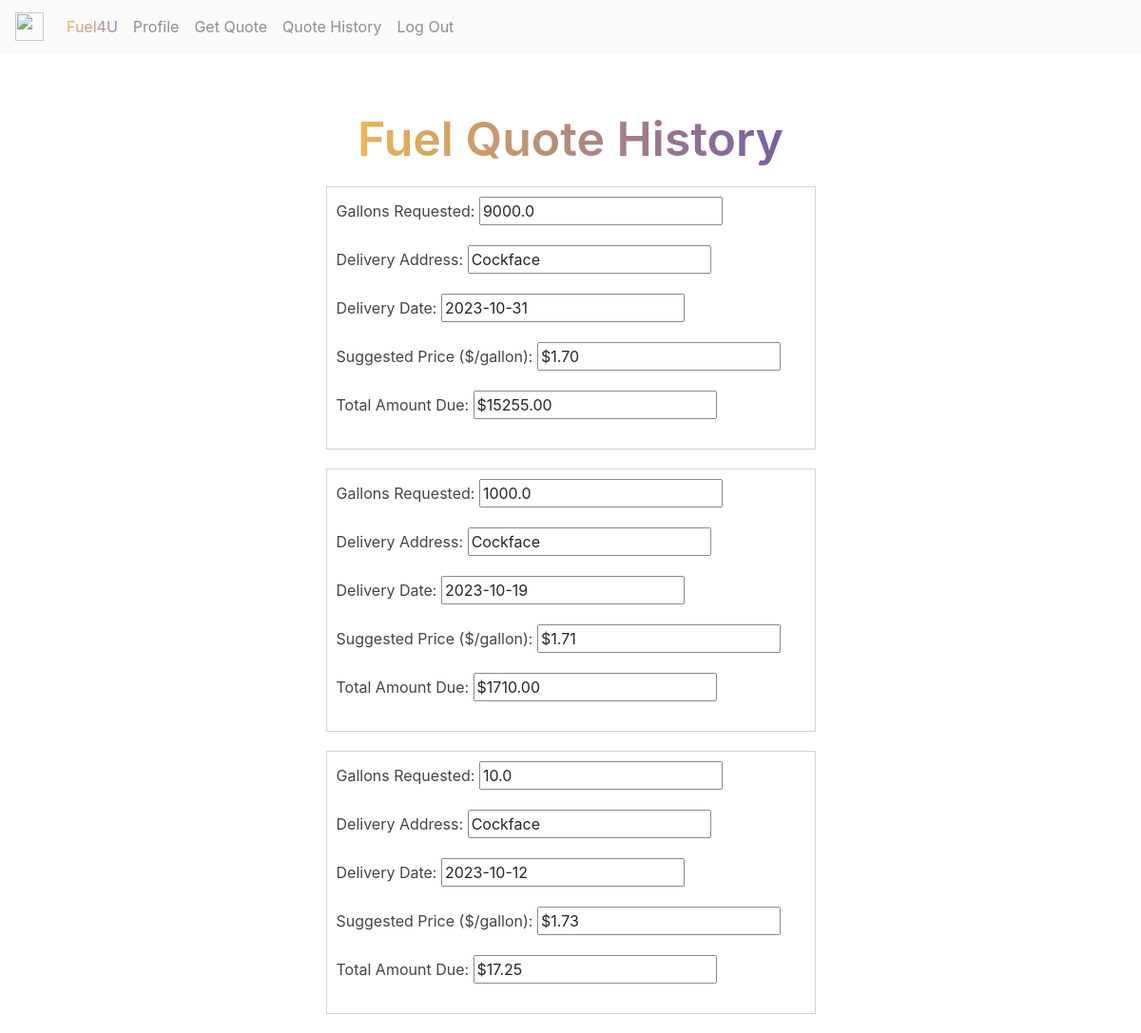
Screenshot of /quote_history (signed in) with the database file from the repository.
### website/models.py (models this page shows, shortened)
class Quote(db.Model):
    id = db.Column(db.Integer, primary_key=True)
    gallons_requested = db.Column(db.Float, nullable=False)
    delivery_date = db.Column(db.Date, nullable=False)
    suggested_price = db.Column(db.Float)
    total_amount_due = db.Column(db.Float)
    state = db.Column(db.String(2))
    address = db.Column(db.String(150))
    user_id = db.Column(db.Integer, db.ForeignKey('user.id'), nullable=False)
    user = db.relationship('User', back_populates="quotes")

### website/views.py (the view)
@views.route('/quote_history')
def quotehistory():
    return render_template("quotehistory.html", user=current_user)

### website/__init__.py (called while the page is built)
def create_app():
    app = Flask(__name__)
    app.config['SECRET_KEY'] = 'hjshjhdjah kjshkjdhjs'
    app.config['SQLALCHEMY_DATABASE_URI'] = f'sqlite:///{DB_NAME}'
    db.init_app(app)
    from .views import views
    from .auth import auth
    app.register_blueprint(views, url_prefix='/')
    app.register_blueprint(auth, url_prefix='/')
    from .models import User, Quote
    with app.app_context():
        db.create_all()
    login_manager = LoginManager()
    login_manager.login_view = 'auth.login'
    login_manager.init_app(app)
    @login_manager.user_loader
    def load_user(user_id):
        return User.query.filter_by(username=user_id).first()
    return app

### website/templates/quotehistory.html
{% extends "base.html" %} {% block title %}Quote History{% endblock %}
{% block content %}
<div style="padding: 20px; margin: 0 auto; margin-top: 40px; background-color: white; opacity: 85%; width: 50%;">
    <h3 align="center">Fuel Quote History</h3>
    {% for quote in user.quotes[::-1] %}
    <form method="GET" style="margin-top: 20px; border: 1px solid #ccc; padding: 10px;">
        <div class="form-group">
            <label for="gallonsRequested{{ loop.index }}">Gallons Requested:</label>
            <input type="text" id="gallonsRequested{{ loop.index }}" name="gallonsRequested{{ loop.index }}" readonly value="{{ quote.gallons_requested }}">
        </div>
        <div class="form-group">
            <label for="deliveryAddress{{ loop.index }}">Delivery Address:</label>
            <input type="text" id="deliveryAddress{{ loop.index }}" name="deliveryAddress{{ loop.index }}" readonly value="{{ quote.address }}">
        </div>
        <div class="form-group">
            <label for="deliveryDate{{ loop.index }}">Delivery Date:</label>
            <input type="text" id="deliveryDate{{ loop.index }}" name="deliveryDate{{ loop.index }}" readonly value="{{ quote.delivery_date }}">
        </div>
        <div class="form-group">
            <label for="suggestedPrice{{ loop.index }}">Suggested Price ($/gallon):</label>
            <input type="text" id="suggestedPrice{{ loop.index }}" name="suggestedPrice{{ loop.index }}" readonly value="{{ '$' + '%0.2f'|format(quote.suggested_price) }}">
        </div>
        <div class="form-group">
            <label for="totalAmount{{ loop.index }}">Total Amount Due:</label>
            <input type="text" id="totalAmount{{ loop.index }}" name="totalAmount{{ loop.index }}" readonly value="{{ '$' + '%0.2f'|format(quote.total_amount_due) }}">
        </div>
    </form>
    {% endfor %}
</div>
{% endblock %}

### website/templates/base.html (shortened to what this page needs)
<!DOCTYPE html>
<html>
    <head>
        <link rel="stylesheet" href="{{ url_for('static', filename='/bootstrap.css')}}">
    </head>
    <body>
        <nav class="navbar navbar-expand-lg navbar-light bg-light" style="opacity: 85%;">
            <a class="navbar-brand" href="/">
                <img src="{{ url_for('static', filename='jetlogo.png')}}" width="30" height="30" class="d-inline-block align-top" alt="">
            </a>
            <div class="collapse navbar-collapse" id="navbarNav">
              <ul class="navbar-nav">
                <li class="nav-item">
                  <a class="nav-link" href="/" style="background-image: linear-gradient(to left, #7f66c3, #f4b032);
                  color: transparent;
                  background-clip: text;
                  -webkit-background-clip: text;">Fuel4U</a>
                </li>
                {% if user.is_authenticated %}
                <li class="nav-item">
                  <a class="nav-link" href="/profile">Profile</a>
                </li>
                <li class="nav-item">
                  <a class="nav-link" href="/get_quote">Get Quote</a>
                </li>
                <li class="nav-item">
                  <a class="nav-link" href="/quote_history">Quote History</a>
                </li>
                <li class="nav-item">
                  <a class="nav-link" href="/logout">Log Out</a>
                </li>
                {% endif %}
              </ul>
            </div>
          </nav>
          <div class="container">{% block content %} {% endblock %}</div>
    </body>
</html>

### rows the page displays
Quote: gallons_requested "9000.0", address "Cockface", delivery_date "2023-10-31", suggested_price "$1.70", total_amount_due "$15255.00"
Quote: gallons_requested "1000.0", address "Cockface", delivery_date "2023-10-19", suggested_price "$1.71", total_amount_due "$1710.00"
Quote: gallons_requested "10.0", address "Cockface", delivery_date "2023-10-12", suggested_price "$1.73", total_amount_due "$17.25"
